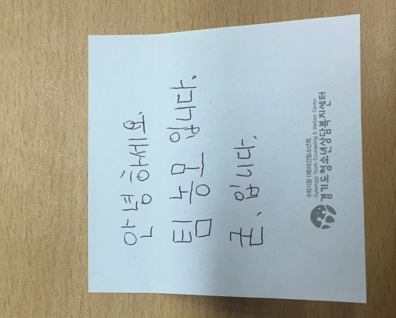
#> input picture test1.JPG, 396 x 318 px
$ python enhanced.py
#> lines starting #> are read from the running program, lines starting #| are printed output that depends on the picture; after the words box and inside, x2 and y2 are one past the last pixel; in counts of white or black regions, pixels touching at a corner belong together
import cv2
import numpy as np

def enhance_resolution(image_path):
    """
    이미지에서 용지 영역을 찾아 해상도를 개선하고 저장합니다.
    """
#> called with image_path = 'test1.JPG'
    image = cv2.imread(image_path)
#> image is the input picture: shape (318, 396, 3); mean B, G, R 164.3, 172.3, 167.5
    gray = cv2.cvtColor(image, cv2.COLOR_BGR2GRAY)
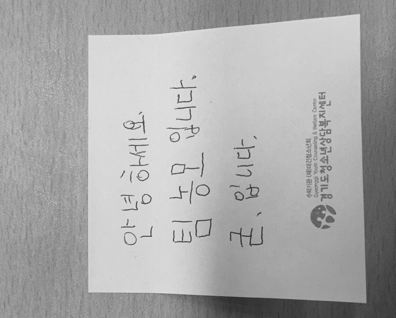
#> gray: shape (318, 396); min 43, max 229, mean 169.9
    edges = cv2.Canny(gray, 30, 75, apertureSize=3)
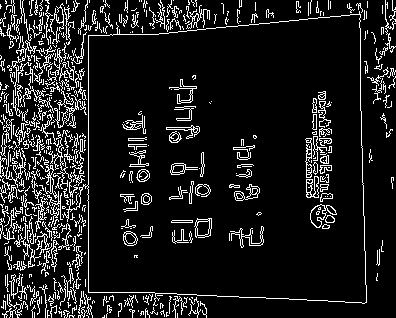
#> edges: shape (318, 396); 11.2% white in thin lines or dots
    lines = cv2.HoughLinesP(edges, 1, np.pi / 180, 50, minLineLength=10, maxLineGap=10)
#> lines = 254 rows, first 6: [88, 317, 88, 25], [359, 3, 360, 79], [51, 265, 85, 20], [26, 74, 31, 0], [32, 317, 34, 286], [360, 87, 363, 201]

    if lines is None or len(lines) < 4:
        raise ValueError("4개 이상의 직선을 찾을 수 없습니다.")

    # 4개의 직선을 찾기 위한 처리
    lines = lines.squeeze()
    slopes = [(y2 - y1) / (x2 - x1) for x1, y1, x2, y2 in lines]
#> slopes = 254 items, first 6: -inf, 76, -7.21, -14.8, -15.5, 38
    vertical_lines = lines[np.isinf(slopes)]
#> vertical_lines = 41 rows, first 6: [88, 317, 88, 25], [50, 296, 50, 313], [13, 24, 13, 0], [36, 0, 36, 14], [80, 203, 80, 135], [30, 98, 30, 86]
    horizontal_lines = lines[~np.isinf(slopes)]
#> horizontal_lines = 213 rows, first 6: [359, 3, 360, 79], [51, 265, 85, 20], [26, 74, 31, 0], [32, 317, 34, 286], [360, 87, 363, 201], [41, 67, 45, 317]

    if len(vertical_lines) < 2 or len(horizontal_lines) < 2:
        raise ValueError("수직선과 수평선을 각각 2개 이상 찾을 수 없습니다.")

    # 교차점 찾기
    intersections = []
    for v_line in vertical_lines:
        for h_line in horizontal_lines:
            x1, y1, x2, y2 = v_line
            x3, y3, x4, y4 = h_line
            v_slope = (y2 - y1) / (x2 - x1)
            h_slope = (y4 - y3) / (x4 - x3)
            if not np.isclose(v_slope, h_slope):
                intersection_x = int((y3 - y1 + v_slope * x1 - h_slope * x3) / (v_slope - h_slope))
                intersection_y = int(v_slope * (intersection_x - x1) + y1)
                intersections.append((intersection_x, intersection_y))
#> this loop made 1 pass
#> after the loop, intersections = []

    if len(intersections) != 4:
        raise ValueError("4개의 교차점을 찾을 수 없습니다.")

    # 꼭짓점 정렬
    intersections.sort(key=lambda p: (p[1], p[0]))  # y좌표 오름차순, x좌표 오름차순으로 정렬
    top_left, top_right, bottom_left, bottom_right = intersections

    # 변환 행렬 계산
    width = max(np.linalg.norm(np.array(top_right) - np.array(top_left)),
                 np.linalg.norm(np.array(bottom_right) - np.array(bottom_left)))
    height = max(np.linalg.norm(np.array(bottom_left) - np.array(top_left)),
                  np.linalg.norm(np.array(bottom_right) - np.array(top_right)))
    dst_pts = np.array([[0, 0], [width - 1, 0], [0, height - 1], [width - 1, height - 1]], dtype="float32")
    src_pts = np.array([top_left, top_right, bottom_left, bottom_right], dtype="float32")
    M = cv2.getPerspectiveTransform(src_pts, dst_pts)

    # 이미지 변환
    warped_img = cv2.warpPerspective(image, M, (int(width), int(height)))

    # 용지 영역 자르기
    cropped_image = warped_img[int(height * 0.05):int(height * 0.95), int(width * 0.05):int(width * 0.95)]

    # Super-resolution 적용 (OpenCV Dnn Super Res 예시)
    sr = cv2.dnn_superres.DnnSuperResImpl_create()
    sr.readModel("EDSR_x4.pb")
    sr.setModel("edsr", 4)
    result = sr.upsample(cropped_image)

    # 결과 저장
    cv2.imwrite("enhanced_image.jpg", result)

# 이미지 경로
image_path = "test1.JPG"

# 해상도 개선 함수 호출
#> (the run stopped early here; a loop or call above may not have finished)

$ run again, with test0.JPG copied over test1.JPG
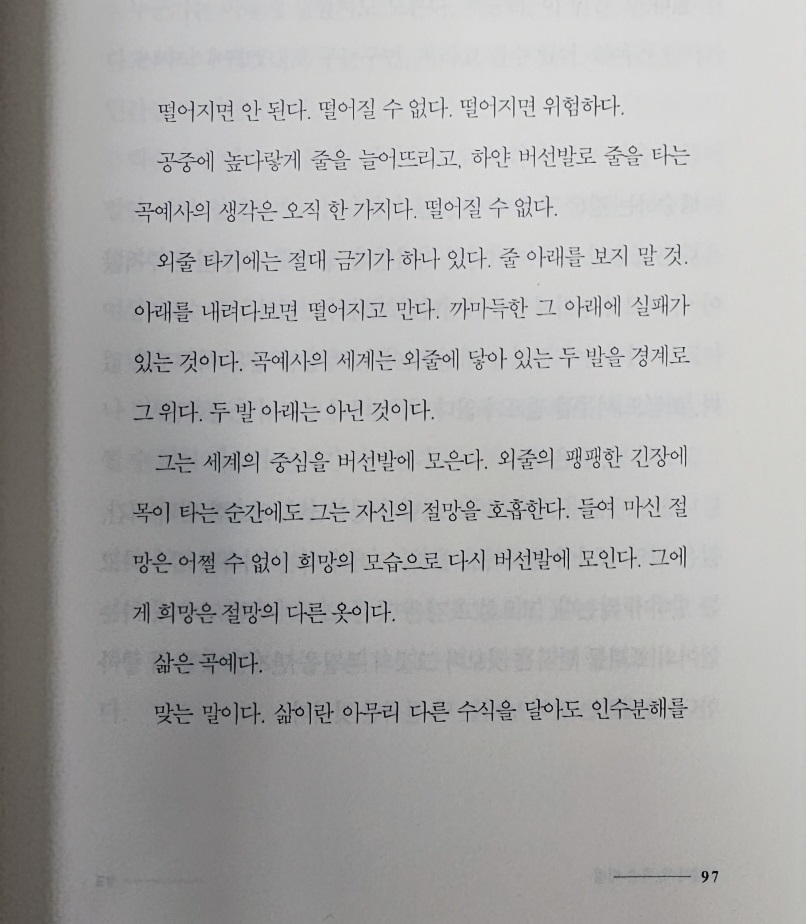
#> input picture test0.JPG, 806 x 924 px
#> in enhance_resolution, image is the input picture: shape (924, 806, 3); mean B, G, R 169.9, 170.6, 171.1
#> in enhance_resolution, `edges = cv2.Canny(gray, 30, 75, apertureSize=3)`:
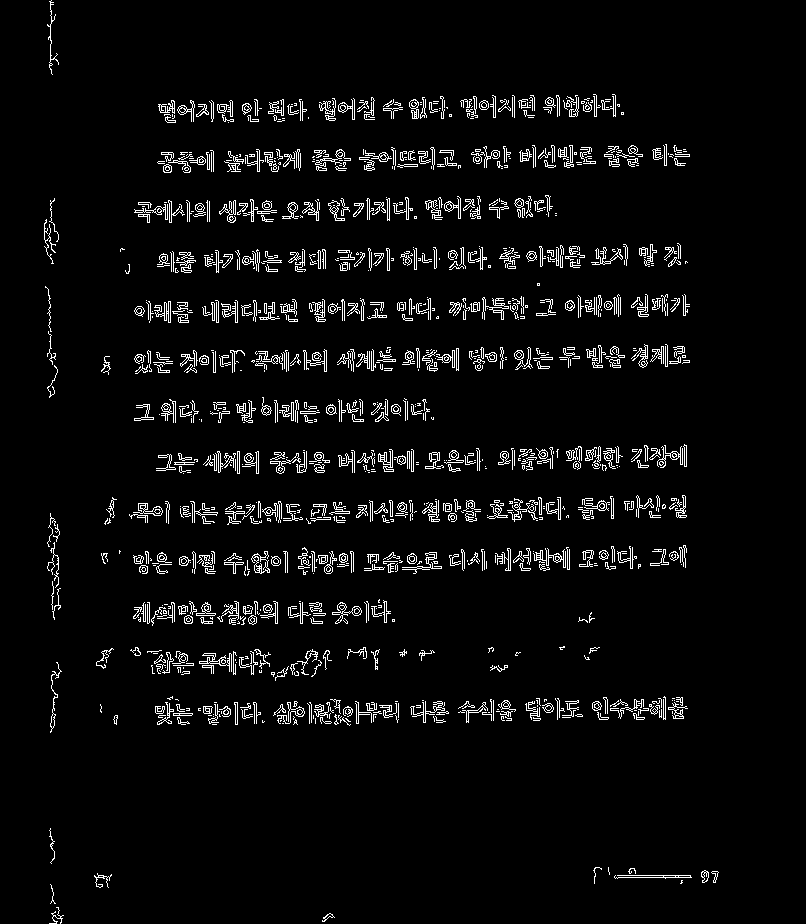
#> edges: shape (924, 806); 4.4% white in thin lines or dots, all inside (x1, y1, x2, y2) = (44, 0, 719, 924)
#> lines = 987 rows, first 6: [368, 562, 437, 561], [592, 359, 619, 359], [274, 713, 358, 711], [569, 300, 601, 300], [165, 156, 213, 156], [474, 156, 586, 154]
#> slopes = 987 items, first 6: -0.0145, 0, -0.0238, 0, 0, -0.0179
#> vertical_lines = 30 rows, first 6: [50, 396, 50, 385], [235, 674, 235, 652], [50, 846, 50, 828], [171, 222, 171, 201], [50, 69, 50, 1], [51, 222, 51, 202]
#> horizontal_lines = 957 rows, first 6: [368, 562, 437, 561], [592, 359, 619, 359], [274, 713, 358, 711], [569, 300, 601, 300], [165, 156, 213, 156], [474, 156, 586, 154]
#> the loop in enhance_resolution, `for v_line in vertical_lines:` made 1 pass
#> after the loop in enhance_resolution, `for v_line in vertical_lines:`: intersections = []

$ run again, with test2.JPG copied over test1.JPG
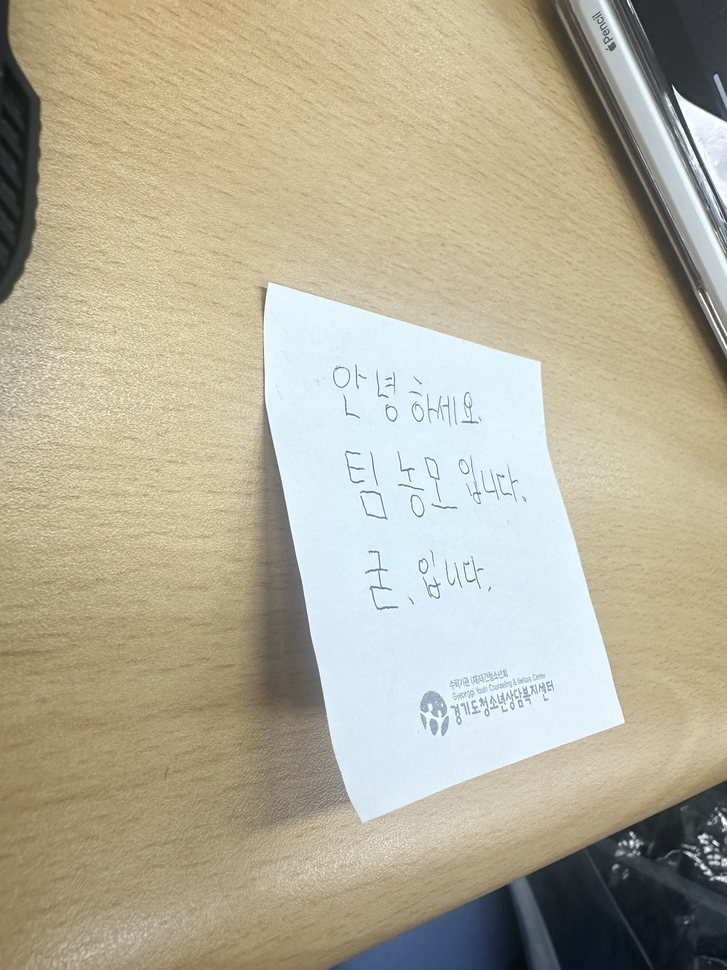
#> input picture test2.JPG, 727 x 970 px, shrunk from 3024 x 4032 before the run
#> in enhance_resolution, image is the input picture: shape (970, 727, 3); mean B, G, R 154, 174.2, 180.8
#> in enhance_resolution, `gray = cv2.cvtColor(image, cv2.COLOR_BGR2GRAY)`:
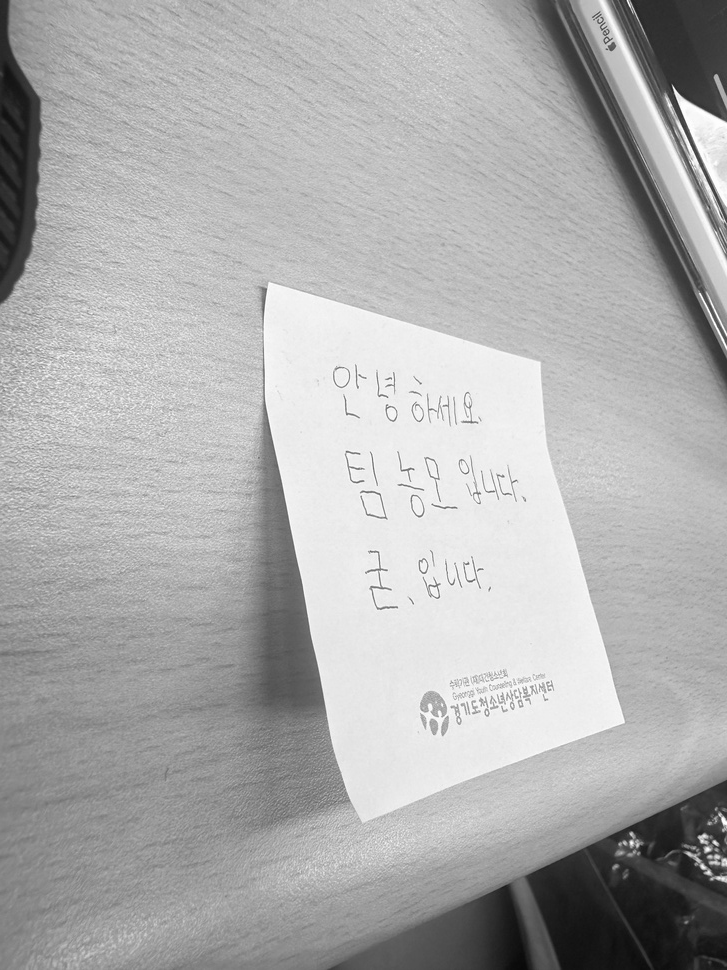
#> gray: shape (970, 727); min 8, max 255, mean 173.9
#> in enhance_resolution, `edges = cv2.Canny(gray, 30, 75, apertureSize=3)`:
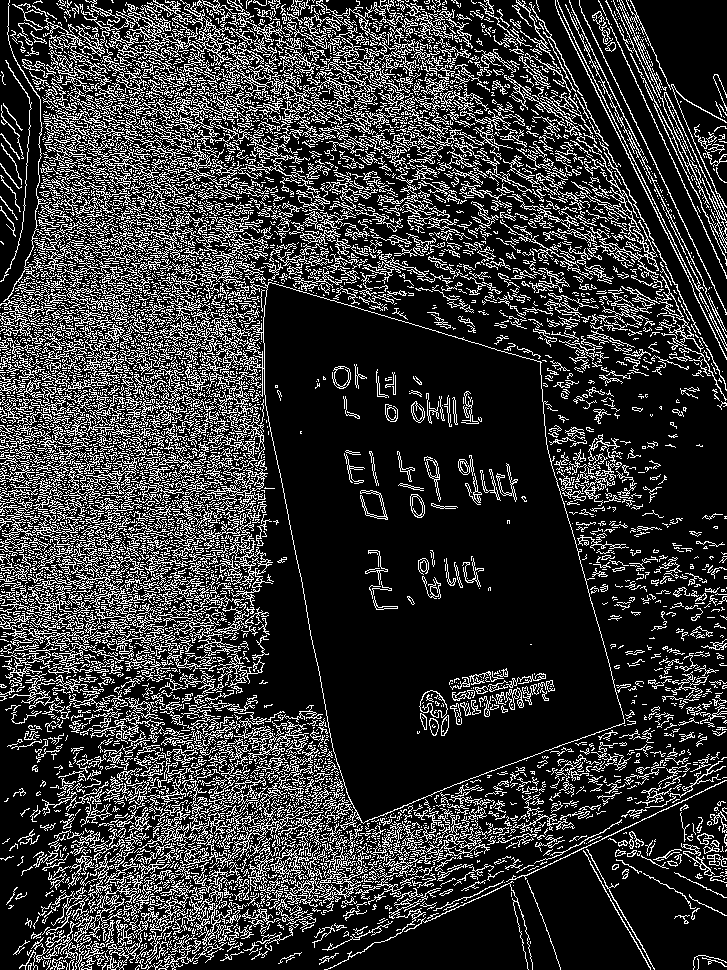
#> edges: shape (970, 727); 21.3% white in thin lines or dots
#> slopes = 3857 items, first 6: -4.67, 28.29, -inf, -7.11, -inf, 14.47
#> vertical_lines = 191 rows, first 6: [222, 707, 222, 643], [127, 797, 127, 4], [129, 960, 129, 771], [128, 700, 128, 4], [44, 121, 44, 64], [28, 702, 28, 256]
#> the loop in enhance_resolution, `for v_line in vertical_lines:` made 1 pass
#> after the loop in enhance_resolution, `for v_line in vertical_lines:`: intersections = []

$ run again, with test3.JPG copied over test1.JPG
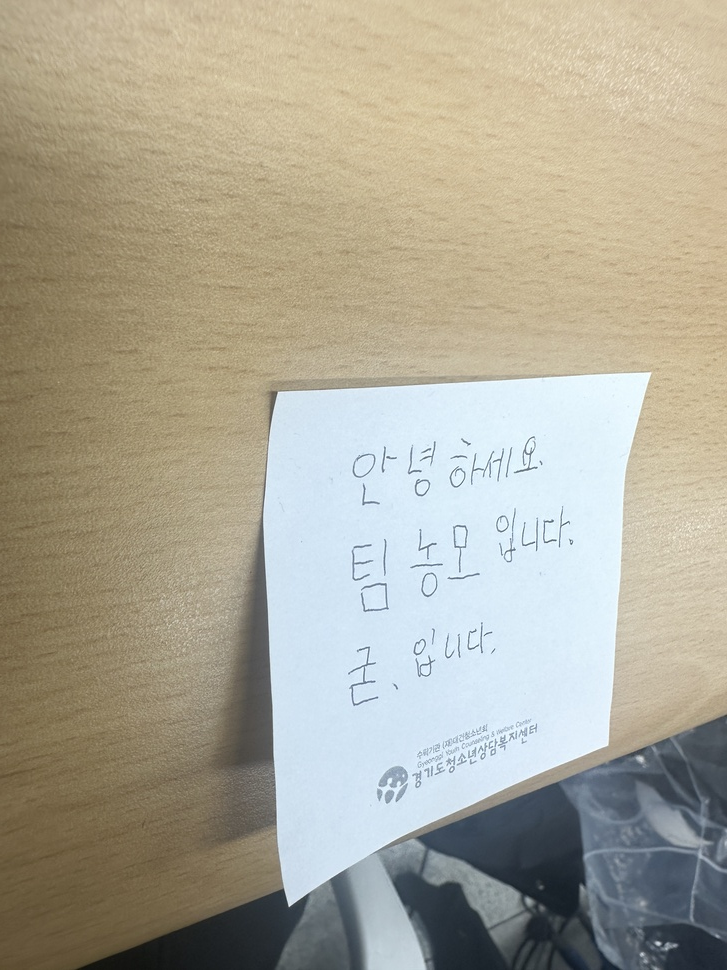
#> input picture test3.JPG, 727 x 970 px, shrunk from 3024 x 4032 before the run
#> in enhance_resolution, image is the input picture: shape (970, 727, 3); mean B, G, R 151.8, 167.7, 172.2
#> in enhance_resolution, `gray = cv2.cvtColor(image, cv2.COLOR_BGR2GRAY)`:
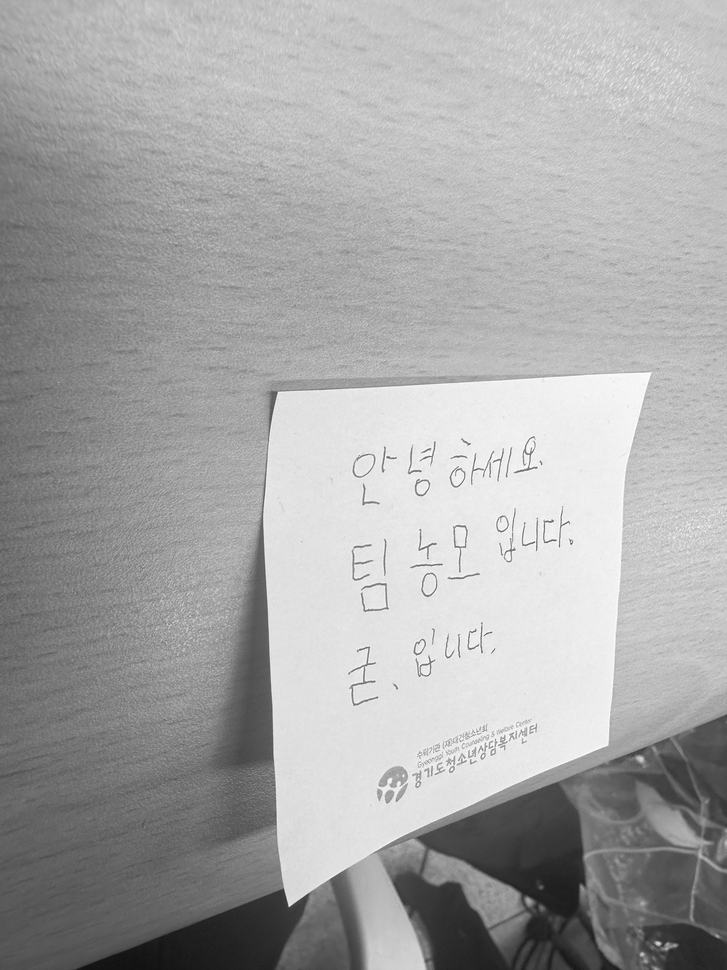
#> gray: shape (970, 727); min 16, max 254, mean 167.2
#> in enhance_resolution, `edges = cv2.Canny(gray, 30, 75, apertureSize=3)`:
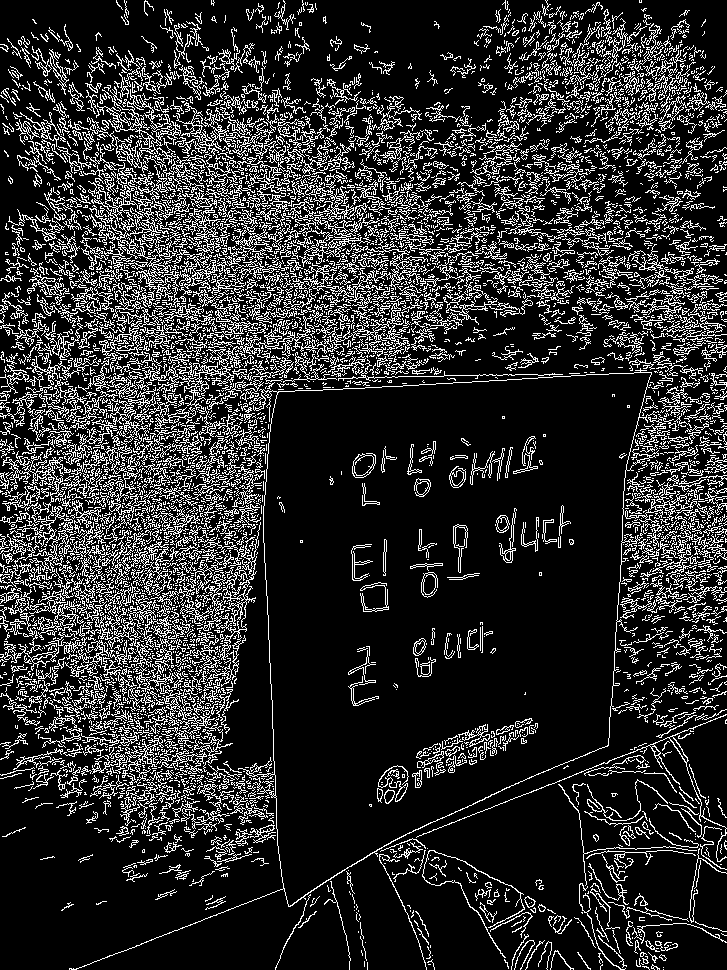
#> edges: shape (970, 727); 17.8% white in thin lines or dots
#> slopes = 3826 items, first 6: -0.755, -1, -1, -1, -1, -5.7
#> vertical_lines = 336 rows, first 6: [690, 691, 690, 453], [667, 850, 667, 839], [635, 372, 635, 334], [709, 288, 709, 237], [636, 347, 636, 334], [704, 381, 704, 228]
#> the loop in enhance_resolution, `for v_line in vertical_lines:` made 1 pass
#> after the loop in enhance_resolution, `for v_line in vertical_lines:`: intersections = []
